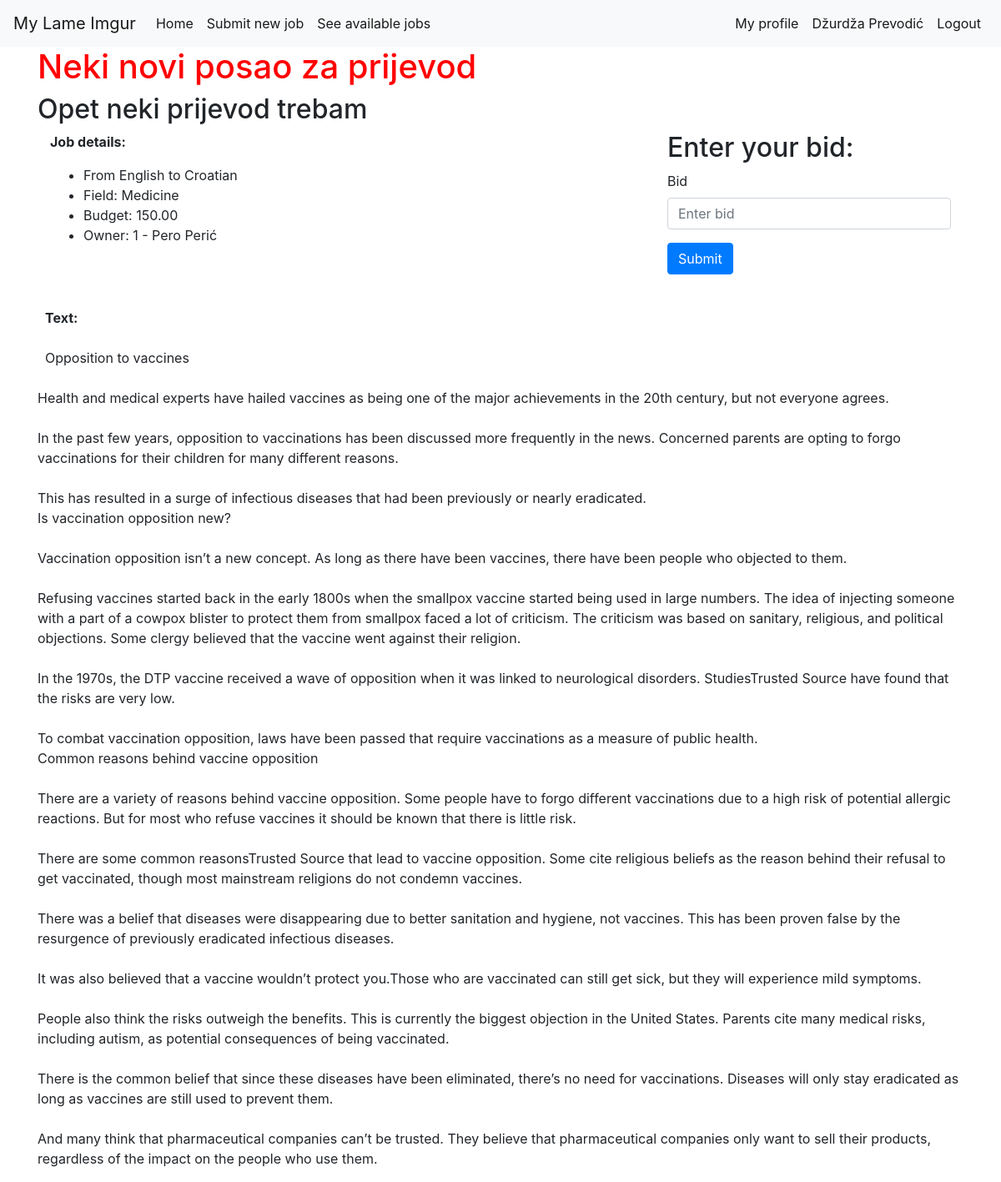
Screenshot of /app/jobs/4 (signed in) with the database file from the repository.
### app/models.py (models this page shows, shortened)
class Account(models.Model):
    user = models.OneToOneField(User, on_delete=models.CASCADE)
    name = models.CharField(max_length=100)
    balance = models.DecimalField(max_digits=8, decimal_places=2, default=0)
    translator = models.BooleanField()
    def __str__(self):
        return f"{self.id} - {self.name}"

class Job(models.Model):
    class Status(models.TextChoices):
        AVAILABLE = 'available', "Available"
        ASSIGNED = 'assigned', "Assigned"
        IN_PROGRESS = 'in_progress', "In Progress"
        COMPLETED = 'completed', "Completed"
    class Field(models.TextChoices):
        ART = 'art', "Art"
        BUS = 'business', "Business"
        COMP = 'computers', "Computers"
        EDU = 'education', "Education"
        ENG = 'engineering', "Engineering"
        FIN = 'finance', "Finance"
        LAW = 'law', "Law"
        LIT = 'literature', "Literature"
        MED = 'medicine', "Medicine"
        SCI = 'science', "Science"
        SOC = 'social_sciences', "Social Sciences"
        TECH = 'technology', "Technology"
    class Language(models.TextChoices):
        ENG = 'en', "English"
        SPA = 'spa', "Spanish"
        FRE = 'fr', "French"
        GER = 'de', "German"
        ITA = 'it', "Italian"
        JPN = 'ja', "Japanese"
        CRO = 'hr', "Croatian"
    user = models.ForeignKey(User, on_delete=models.CASCADE)
    title = models.CharField(max_length=100)
    description = models.CharField(max_length=100)
    source_lang = models.CharField(
            max_length=3,
            choices=Language.choices,
            default=Language.ENG,
    )
    target_lang = models.CharField(
            max_length=3,
            choices=Language.choices,
            default=Language.CRO,
    )
    field = models.CharField(
            max_length=100,
            choices=Field.choices,
            default=Field.ENG,
    )
    budget = models.DecimalField(max_digits=8, decimal_places=2)
    text = models.TextField()
    status = models.CharField(
            max_length=100,
            choices=Status.choices,
            default=Status.AVAILABLE,
    )
    translation = models.TextField(blank=True, null=True)
    def owner(self):
        return self.user.account

### app/views.py (the view)
# urls.py: path('jobs/<int:job_id>', views.job_detail, name="job_detail"),
@login_required
def job_detail(request, job_id):
    job = get_object_or_404(Job, pk=job_id)
    form = BidForm()
    context = {
        'job': job,
        'form': form,
    }
    return render(request, 'app/jobs_detail.html', context)

### app/forms.py
class BidForm(forms.Form):
    price = forms.DecimalField(max_digits=8, decimal_places=2, min_value=0.01)

### app/templates/app/jobs_detail.html (shortened to what this page needs)
{% extends 'app/base.html' %}
{% block content %}
<h1>{{ job.title }}</h1>
<h2>{{ job.description }}</h2>
<div class="container">
  <div class="row">
    <div class="col-md-8">
      <p><strong>Job details:</strong></p>
      <p>
        <ul>
          <li>From {{ job.get_source_lang_display }} to {{ job.get_target_lang_display }}</li>
          <li>Field: {{ job.get_field_display }}</li>
          <li>Budget: {{ job.budget }}</li>
          <li>Owner: {{ job.owner }}</li>
        </ul>
      </p>
    </div>
    <div class="col-md-4">
      <h2>Enter your bid:</h2>
      <form action="{% url 'app:bid' job.id %}" method="post" >
        <div class="form-group">
          <label for="price">Bid</label>
          <input type="number" class="form-control" id="price" name="price" placeholder="Enter bid">
        </div>
        <button type="submit" class="btn btn-primary">Submit</button>
      </form>
    </div>
  </div>
</div>
<p class="with-whitespace">
  <strong>Text:</strong></br>
  {{ job.text }}
</p>
{% endblock content %}

### app/templates/app/base.html (shortened to what this page needs)
{% load static %}
<html>
  <head>
    <link rel="stylesheet" href="https://stackpath.bootstrapcdn.com/bootstrap/4.5.2/css/bootstrap.min.css">
    <link rel="stylesheet" href="{% static 'app/css/app.css' %}">
  </head>
  <body>
    <div class="page-header">
      <nav class="navbar navbar-expand-lg navbar-light bg-light">
        <a class="navbar-brand" href="/">My Lame Imgur</a>
        <div class="collapse navbar-collapse" id="navbarSupportedContent">
          <ul class="navbar-nav mr-auto">
            <li class="nav-item active">
              <a class="nav-link" href="/">Home</a>
            </li>
            {% if user.is_authenticated %}
              <li class="nav-item active">
                <a class="nav-link" href="{% url 'app:new_job'  %}">Submit new job</a>
              </li>
              {% if user.account.translator %}
                <li class="nav-item active">
                  <a class="nav-link" href="{% url 'app:jobs' %}">See available jobs</a>
                </li>
              {% endif %}
            {% endif %}
          </ul>
          <ul class="navbar-nav ml-auto">
            {% if user.is_authenticated %}
              <li class="nav-item active">
                <a class="nav-link" href="{% url 'accounts:profile' user.id %}">My profile</a>
              </li>
              <li class="nav-item active">
                <a class="nav-link" href="{% url 'accounts:dashboard' %}">{{ user.account.name }}</a>
              </li>
              <li class="nav-item active">
                <a class="nav-link" href="{% url 'logout' %}">Logout</a>
              </li>
            {% endif %}
          </ul>
        </div>
      </nav>
    </div>
    <div class="content container">
      <div class="row">
        <div class="col-md-12">
          {% block content %}
          {% endblock %}
        </div>
      </div>
    </div>
  </body>
</html>

### app/static/app/css/app.css (style rules this page uses)
.content h1 { color: red; }
.with-whitespace { white-space: pre-wrap; }

### rows the page displays
Job: title "Neki novi posao za prijevod", description "Opet neki prijevod trebam", source_lang "English", target_lang "Croatian", field "Medicine", budget "150.00", owner "1 - Pero Perić", text "Opposition to vaccines Health and medical experts have hailed vaccines as being one of the major achievements in the 20th century, but not everyone agrees. In the past few years, opposition to vaccinations has been discussed more frequently in the news. Concerned parents are opting to forgo vaccinations for their children for many different reasons. This has resulted in a surge of infectious diseases that had been previously or nearly eradicated. Is vaccination opposition new? Vaccination opposition isn’t a new concept. As long as there have been vaccines, there have been people who objected to them. Refusing vaccines started back in the early 1800s when the smallpox vaccine started being…"

### other values shown
{{ user.account.name }} "Džurdža Prevodić"
